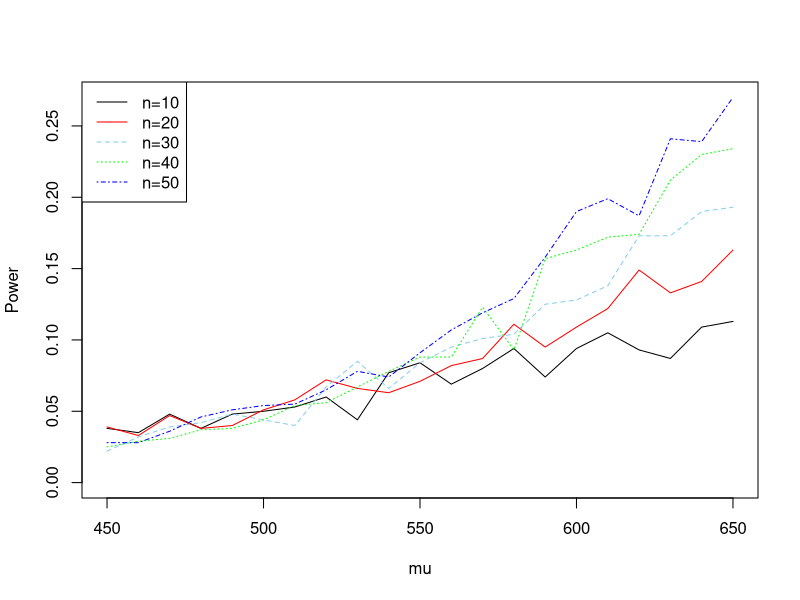

This figure's R source: (Note: this script raises an error after producing the figure.)
#EX6.3
Power.t = function(n, mu0 = 500, sigma = 1000, mu) { 
    ##计算t检验功效,n代表样本数量
    m <- 1000
    M <- length(mu)
    power <- numeric(M)
    
    for (i in 1:M) {
        mu1 <- mu[i]
        ##计算检验的p值并与显著性水平比较
        pvalues <- replicate(m,expr = {
            x <- rnorm(n, mean = mu1, sd = sigma)
            ttest <- t.test(x, alternative = "greater", mu = mu0)
            ttest$p.value})
        power[i] <- mean(pvalues <= .05)
    }
    return(power)
}
##调用函数计算功效
n <- c(seq(10, 50, 10))
mu <- c(seq(450,650,10))
pw <- matrix(0, length(n), length(mu))

for (i in 1:5) {
    pw[i,] <- Power.t(n[i], mu = mu)
}
##绘制功效曲线
limit <- max(pw)
color <- c("black","red","skyblue","green","blue")
type <- c(1,1,2,3,4)
plot(mu, numeric(length(mu)), ylab = "Power" ,ylim = c(0, limit), type = "n")

for (i in 1:5) {
    lines(mu, pw[i,], col = color[i], lty = type[i])
}
##添加图例
legend("topleft",legend = c("n=10", "n=20", "n=30", "n=40", "n=50"),
       lty = type, col = color)


#6.4
n <- 20
m <- 10000
alpha <- .05
##利用Monte Carlo方法估计置信水平
ucls <- replicate(m, expr = {
    x <- rlnorm(n, mean=1, sd=2) ##生成对数正态分布
    ucls[i] <- (mean(log(x))-1)/sqrt(var(log(x))/n)#构建枢轴量
})
##计算经验置信水平
cov.rate<-cumsum(ucls>qt(alpha, df = n-1))/1:m
#绘制图象
plot(2:m, cov.rate[-1], type = "n", 
     xlab = "样本数", ylab = "置信水平估计", ylim = c(0.8,1.0))
abline(h=0.95, col = "gray")
lines(2:m, cov.rate[-1], lwd = 1.5)

#6.5##?``
##Example6.4中置信上界为7.224
n <- 20
m <- 1000000
alpha <- .05
x <- rchisq(n, df = 2)
UCL = mean(replicate(m,expr = (n-1)*var(x)/qchisq(alpha, df = n-1)))


#6.8
## var2test提供了两样本方差检验的两种方法
## m:样本数；sigma:样本标准差；
## count5表示默认使用Count Five方法；alpha代表显著性水平
var2test = function(m, sigma, count5 = TRUE, alpha = 0.055) {
    ##count five method
    count5test <- function(x, y) {
        X <- x - mean(x)
        Y <- y - mean(y)
        outx <- sum(X > max(Y)) + sum(X < min(Y))
        outy <- sum(Y > max(X)) + sum(Y < min(X))
        # return 1 (reject) or 0 (do not reject H0)
        return(as.integer(max(c(outx, outy)) > 5))
    }
    
    power <- mean(replicate(m, expr={
        x <- rnorm(20, 0, sigma[1])
        y <- rnorm(20, 0, sigma[2])
        # use F-test
        if (!count5) as.integer(var.test(x, y)$p.value<alpha)
        # use Count Five
        else count5test(x, y)
    }))
    
    return(power)}

m <- c(20, 1000, 100000)
sigma <- c(1, 1.5) 
powerm <- matrix(0, 2, length(m))
##调用函数计算并对功效进行比较
for (i in 1:3) {
    powerm[1,i] <- var2test(m[i], sigma)
    powerm[2,i] <- var2test(m[i], sigma, count5 = FALSE)
}

power <- data.frame(powerm, row.names = c("count5","F-test"))
names(power) <- c("small", "medium", "large")
power

#6.9 Gini Ratio calculate
library(purrr) #get rbernoulli
## distribution = lnorm|unif|bernoulli
Gini.cal = function(num.sample, num.repeat, distribution = "unif") {
    gini.sam <- numeric(num.repeat)
    
    gini.sam <- replicate(num.repeat, expr = {
        sample <- switch(distribution,
                         lnorm = rlnorm(num.sample, 0, 1),
                         unif = runif(num.sample),
                         bernoulli = as.integer(rbernoulli(num.sample, 0.1)),
                         warning("can't find such distribution")) #增加分布类型或调整参数请修改这里
        order.sam <- sort(sample)#获得次序统计量
        order <- rep(1:num.sample)
        
        tem <- (2*order-num.sample-1)*order.sam
        sum(tem)/(num.sample^2 * mean(sample))
    })
    
    gini.order <- sort(gini.sam)
    
    result1 <- mean(c(gini.order[round(num.repeat/10)],gini.order[round(num.repeat/10)+1]))
    result2 <- median(gini.order) ##median
    result3 <- mean(gini.sam, na.rm = TRUE)  ##mean
    
    return(list(mean = result3, median = result2, deciles = result1))
}

dis <- c("lnorm","unif","bernoulli")
##按照题目要求计算各分布基尼系数
Gini.hat <- as.data.frame(mapply(Gini.cal, 20, 10000, distribution = dis, USE.NAMES = TRUE),
                          row.name = c("mean","median","deciles"))
names(Gini.hat) <- dis

#6.A






#6.B





